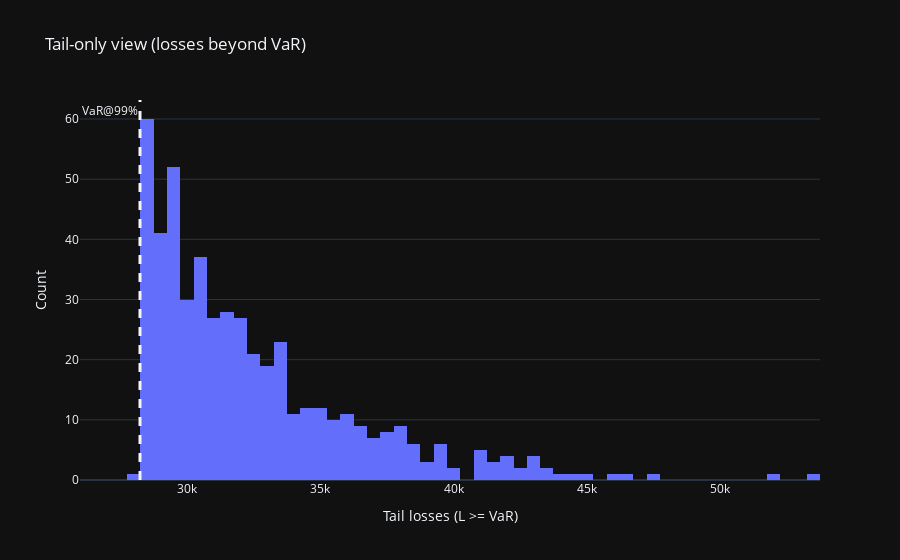

Write notebook code for a chart like this one.
### Markdown cell above
## 8) Tail focus: zoom on worst losses

**Interpretation**
This plot zooms the right tail (worst losses). CVaR is the mean of that region beyond VaR.

### Code cell
def plot_tail(loss: np.ndarray, VaR: float, alpha: float, title: str) -> go.Figure:
    loss = np.asarray(loss, float)
    tail = loss[loss >= VaR]
    df = pd.DataFrame({"tail_loss": tail})
    fig = px.histogram(df, x="tail_loss", nbins=60, template="plotly_dark", title=title)
    fig.add_vline(x=VaR, line_width=3, line_dash="dash", annotation_text=f"VaR@{alpha:.0%}",
                  annotation_position="top left")
    fig.update_layout(xaxis_title="Tail losses (L >= VaR)", yaxis_title="Count")
    return fig

fig = plot_tail(-risk_mc["pnl"], risk_mc["VaR"], alpha, title="Tail-only view (losses beyond VaR)")
fig.show()
fig.write_html(ASSETS_DIR / "tail_zoom.html")

### Figure 1 — Plotly figure (JSON) as saved in the notebook; plotly's stock layout.template omitted (floating-point values rounded to 4 significant figures; data arrays with more than 128 entries replaced by an {"elided": "..."} marker saying what was removed)
{"data": [{"alignmentgroup": "True", "bingroup": "x", "hovertemplate": "tail_loss=%{x}<br>count=%{y}<extra></extra>", "legendgroup": "", "marker": {"color": "#636efa", "pattern": {"shape": ""}}, "name": "", "nbinsx": 60, "offsetgroup": "", "orientation": "v", "showlegend": false, "type": "histogram", "x": {"elided": "500 float values"}, "xaxis": "x", "yaxis": "y"}], "layout": {"annotations": [{"showarrow": false, "text": "VaR@99%", "x": 28240.0, "xanchor": "right", "xref": "x", "y": 1, "yanchor": "top", "yref": "y domain"}], "barmode": "relative", "legend": {"tracegroupgap": 0}, "shapes": [{"line": {"dash": "dash", "width": 3}, "type": "line", "x0": 28240.0, "x1": 28240.0, "xref": "x", "y0": 0, "y1": 1, "yref": "y domain"}], "title": {"text": "Tail-only view (losses beyond VaR)"}, "xaxis": {"anchor": "y", "domain": [0, 1], "title": {"text": "Tail losses (L >= VaR)"}}, "yaxis": {"anchor": "x", "domain": [0, 1], "title": {"text": "Count"}}}}
